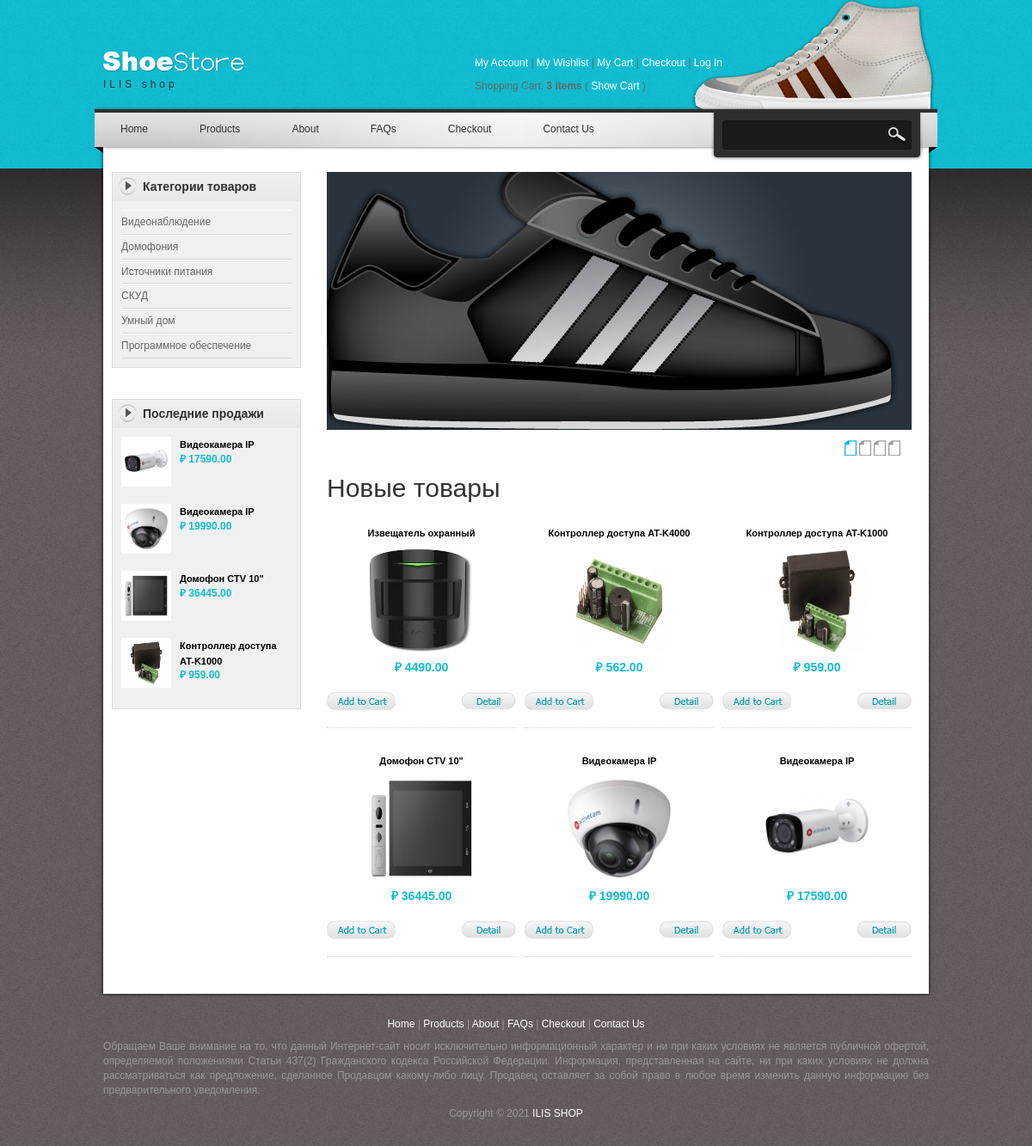
The page / on the database its author committed.
### mainapp/models.py (models this page shows, shortened)
class ProductCategory(models.Model):
    name = models.CharField(
        max_length=64,
        unique=True,
        verbose_name='Имя категории',
    )
    description = models.DateTimeField(
        verbose_name='Описание',
        blank=True,
    )
    created = models.DateTimeField(
        auto_now_add=True,
    )
    updated = models.DateTimeField(
        auto_now=True,
    )

class Product(models.Model):
    category = models.ForeignKey(
        ProductCategory,
        on_delete=models.CASCADE,
        verbose_name='Категория',
    )
    name = models.CharField(
        verbose_name='Имя продукта',
        max_length=128,
    )
    image = models.ImageField(
        upload_to='products_img',
        blank=True,
    )
    short_desc = models.CharField(
        max_length=256,
        verbose_name='краткое описание',
        blank=True,
    )
    description = models.TextField(
        verbose_name='описание продукта',
        blank=True,
        max_length=500
    )
    price = models.DecimalField(
        verbose_name='цена продукта',
        max_digits=8,
        decimal_places=2,
        default=0,
    )
    quantity = models.PositiveIntegerField(
        verbose_name='количество на складе',
        default=0
    )
    manufacture = models.CharField(
        verbose_name='Проиводитель',
        max_length=128,
    )
    model = models.CharField(
        verbose_name='Наименование модели',
        max_length=64,
    )
    availability = models.ForeignKey(
        Availability,
        on_delete=models.CASCADE,
        verbose_name='Доступность',
    )

### geekshop/views.py (the view)
# urls.py: path('', main, name='index'),
def main(request):
    new_position = Product.objects.all()[:6:-1]
    context = {
        'name_page': '',
        'categories': categories,
        'positions': positions,
        'n_positions': new_position
    }
    return render(request, 'index.html', context=context)

### geekshop/templates/index.html (shortened to what this page needs)
{% load static %}
{% include 'inc_head.html' %}
<body>
{% include 'inc_menu.html' %}
<div id="templatemo_main">
    {% include 'inc_left_panel.html' %}
    <div id="content" class="float_r">
        <div id="slider-wrapper">
            <div id="slider" class="nivoSlider">
            </div>
        </div>
        <h1>Новые товары</h1>
        {% for n_pos in n_positions %}
        <div class="product_box no_margin_right">
            <h3>{{ n_pos.name }}</h3>
            <a href="{% url 'productdetail' %}"><img height="120" width="120" src="/media/{{ n_pos.image }}"
                                                     alt="Shoes 1"/></a>
            <p class="product_price">&#8381; {{ n_pos.price }}</p>
            <a href="{% url 'shoppingcart' %}" class="addtocart"></a>
            <a href="{% url 'productdetail' %}" class="detail"></a>
        </div>
        {% endfor %}
    </div>
</div>
{% include 'inc_footer.html' %}
</div>
</div>
</body>
</html>

### geekshop/templates/inc_head.html (shortened to what this page needs)
{% load static %}
<!DOCTYPE html>
<html>
<head>
{% block css %}
<link href="{% static 'templatemo_style.css' %}" rel="stylesheet" type="text/css" >
<link rel="stylesheet" href="{% static 'nivo-slider.css' %}" type="text/css" media="screen" >
<link rel="stylesheet" type="text/css" href="{% static 'css/ddsmoothmenu.css' %}" >
{% endblock css %}
</head>

### geekshop/templates/inc_menu.html (shortened to what this page needs)
<div id="templatemo_body_wrapper">
<div id="templatemo_wrapper">
	<div id="templatemo_header">
    	<div id="site_title"><h1><a href="{% url 'index' %}">ILIS shop</a></h1></div>
        <div id="header_right">
        	<p>
	        <a href="#">My Account</a> | <a href="#">My Wishlist</a> | <a href="#">My Cart</a> | <a href="#">Checkout</a> | <a href="#">Log In</a></p>
            <p>
            	Shopping Cart: <strong>3 items</strong> ( <a href="{% url 'shoppingcart' %}">Show Cart</a> )
			</p>
		</div>
    </div>
    <div id="templatemo_menubar">
    	<div id="top_nav" class="ddsmoothmenu">
            <ul class="smoothmenu">
                <li><a href="{% url 'index' %}">Home</a></li>
                <li><a href="{% url 'mainapp:index' %}">Products</a>
                </li>
                <li><a  href="{% url 'about' %}">About</a>
                </li>
                <li><a href="{% url 'faqs' %}">FAQs</a></li>
                <li><a href="{% url 'checkout' %}">Checkout</a></li>
                <li><a href="{% url 'contact' %}">Contact Us</a></li>
            </ul>
            <br style="clear: left" />
        </div>
        <div id="templatemo_search">
            <form action="#" method="get">
              <input type="text" value=" " name="keyword" id="keyword" title="keyword" onfocus="clearText(this)" onblur="clearText(this)" class="txt_field" />
              <input type="submit" name="Search" value=" " alt="Search" id="searchbutton" title="Search" class="sub_btn"  />
            </form>
        </div>
    </div>

### geekshop/templates/inc_left_panel.html (shortened to what this page needs)
{% load static %}
<div id="sidebar" class="float_l">
{% block categories %}
        	<div class="sidebar_box">
            	<h3>Категории товаров</h3>
                <div class="content">
                	<ul class="sidebar_list">
                        {% for cat in categories %}
                    	<li><a href="#">{{ cat.name }}</a></li>
                        {% endfor %}
                    </ul>
                </div>
            </div>
{% endblock categories %}
{% block popular %}
            <div class="sidebar_box">
            	<h3>Последние продажи</h3>
                <div class="content">
                    {% for pos in positions %}
                	<div class="bs_box">
                    	<a href="#"><img height="50" width="50" src="/media/{{ pos.image }}" alt="image" /></a>
                        <h4><a href="#">{{ pos.name }}</a></h4>
                        <p class="price">&#8381; {{ pos.price }}</p>
                    </div>
                    {% endfor %}
                </div>
            </div>
        </div>
{% endblock popular %}

### geekshop/templates/inc_footer.html
<div id="templatemo_footer">
    <p><a href="{% url 'index' %}">Home</a> | <a href="{% url 'mainapp:index' %}">Products</a> | <a href="{% url 'about' %}">About</a> | <a href="{% url 'faqs' %}">FAQs</a> | <a href="{% url 'checkout' %}">Checkout</a> | <a href="{% url 'contact' %}">Contact Us</a>
		</p>
<p style="text-align: justify;">Обращаем Ваше внимание на то, что данный Интернет-сайт носит исключительно информационный характер
    и ни при каких условиях не является публичной офертой, определяемой положениями
    Статьи 437(2) Гражданского кодекса Российской Федерации. Информация, представленная на сайте,
    ни при каких условиях не должна рассматриваться как предложение, сделанное Продавцом какому-либо лицу.
    Продавец оставляет за собой право в любое время изменить данную информацию без предварительного уведомления.</p>
    Copyright &copy; {%  now "Y" %} <a href="{% url 'index' %}">ILIS SHOP</a>
</div>

### geekshop/static/templatemo_style.css (style rules this page uses)
body { margin: 0; padding: 0; color: #999; font-family: Tahoma, Geneva, sans-serif; font-size: 12px; line-height: 1.4em; background-color: #665f5f; background-repeat: repeat; background-image: url(images/templatemo_body.jpg) }
a, a:link, a:visited { color: #0299aa; font-weight: normal; text-decoration: none }
a.addtocart { display: inline-block; width: 80px; height: 21px; line-height: 21px; text-align: center; font-size: 10px; font-weight: bold; color: #333; background: url(images/templatemo_addtocart.png) }
a.detail { display: inline-block; width: 64px; height: 20px; line-height: 20px; text-align: center; font-size: 10px; font-weight: bold; color: #333; background: url(images/templatemo_detail.png) }
p { margin: 0 0 10px 0; padding: 0; }
img { border: none; }
h1, h2, h3, h4, h5, h6 { color: #333; font-weight: normal; }
h1 { font-size: 30px; margin: 0 0 30px; padding: 5px 0 }
h3 { font-size: 20px; margin: 0 0 20px; padding: 0; }
h4 { font-size: 16px; margin: 0 0 15px; padding: 0; }
.float_l { float: left }
.float_r { float: right }
#templatemo_body_wrapper { width: 100%; background: url(images/templatemo_body_top.jpg) repeat-x top }
#templatemo_wrapper { width: 980px; margin: 0 auto; }
#templatemo_header { width: 960px; height: 70px; padding: 30px 10px; background: url(images/templatemo_header_bg.png) no-repeat bottom; }
#templatemo_menubar { width: 980px; height: 60px; background: url(images/templatemo_menubar.png) no-repeat; }
#templatemo_main { width: 940px; padding: 10px 20px; background: url(images/templatemo_main_bg.png) repeat-y }
#content { width: 690px }
#sidebar { width: 220px }
#templatemo_footer { width: 960px; padding: 30px 10px; text-align: center; background: url(images/templatemo_footer.png) no-repeat top }
#site_title { float: left; margin-top: 30px; }
#site_title h1 { margin: 0; padding: 0 }
#site_title h1 a { display: block; width: 300px; height: 40px; padding-top: 30px; font-size: 12px; letter-spacing: 4px; color: #2f2f2f; text-align: left; background: url(images/templatemo_logo.png) no-repeat top left }
#header_right { float: right; margin: 35px 240px 0 0; color: #666; }
#header_right a { color: #fff }
#templatemo_search { float: right; margin: 10px 30px 0; width: 220px; height: 34px; background: url(images/templatemo_search_bg.png) }
#templatemo_search form { margin: 0; padding: 0; }
#templatemo_search .txt_field { float: left; display: block; height: 22px; line-height: 22px; width: 170px; color: #999; font-size: 12px; padding: 5px; font-variant: normal; border: none; background: none; }
#templatemo_search .sub_btn { float: right; display: block; color: #fff; height: 33px; width: 40px; font-size: 11px; font-weight: 700; line-height: 26px; cursor: pointer; border: none; background: none; }
.sidebar_box { position: relative; background: #f0f0f0; margin-bottom: 36px; border: 1px solid #dbdbdb }
.sidebar_box h3 { font-size: 14px; font-weight: 700; padding: 0 10px 0 35px; margin: 0; width: 185px; height: 33px; line-height: 33px; margin-bottom: 0; background: url(images/templatemo_sidebar_header.png) no-repeat; color: #2f2f2f }
#sidebar .sidebar_box .content { padding: 10px 10px 0; }
#sidebar .sidebar_list { margin: 0; padding: 0 0 10px; list-style: none; }
#sidebar .sidebar_list li { display: block; margin: 0; padding: 5px 0; border-top: 1px solid #fff; border-bottom: 1px solid #d3d3d3 }
#sidebar .sidebar_list li a { color: #666; }
.bs_box { clear: both; margin-bottom: 20px }
.bs_box img { float: left; margin-right: 10px; border: 4px solid #fff }
.bs_box h4 { margin-bottom: 0 }
.bs_box h4 a { font-size: 11px; color: #000; font-weight: 700 }
.bs_box .price { font-size: 12px; font-weight: 700; color: #11bdd1 }
.product_box { float: left; width: 220px; text-align: center; margin: 0 10px 30px 0; padding-bottom: 20px; border-bottom: 1px dotted #ccc }
.product_box img { margin-bottom: 5px; }
.product_box h3 { font-size: 11px; color: #000; font-weight: 700; margin-bottom: 10px; }
.product_box .product_price { color: #11bdd1; font-size: 14px; font-weight: 700; margin-bottom: 20px; }
.product_box .addtocart { float: left; display: block; }
.product_box .detail { float: right; display: block; }
#templatemo_footer { color: #999 }
#templatemo_footer a { color: #fff; }
#slider-wrapper { float: left; width: 680px; height: 300px; margin-right: 20px; margin-bottom: 60px; }
#slider { position:relative; width: 620px; height: 300px; background:url(images/loading.gif) no-repeat 50% 50%; }

### rows shown on the page
ProductCategory: name "Видеонаблюдение"
ProductCategory: name "Домофония"
ProductCategory: name "Источники питания"
ProductCategory: name "СКУД"
ProductCategory: name "Умный дом"
ProductCategory: name "Программное обеспечение"
Product: image (picture), name "Видеокамера IP", price "17590.00"
Product: image (picture), name "Видеокамера IP", price "19990.00"
Product: image (picture), name "Домофон CTV 10\"", price "36445.00"
Product: image (picture), name "Контроллер доступа AT-K1000", price "959.00"
Product: name "Извещатель охранный", image (picture), price "4490.00"
Product: name "Контроллер доступа AT-K4000", image (picture), price "562.00"
